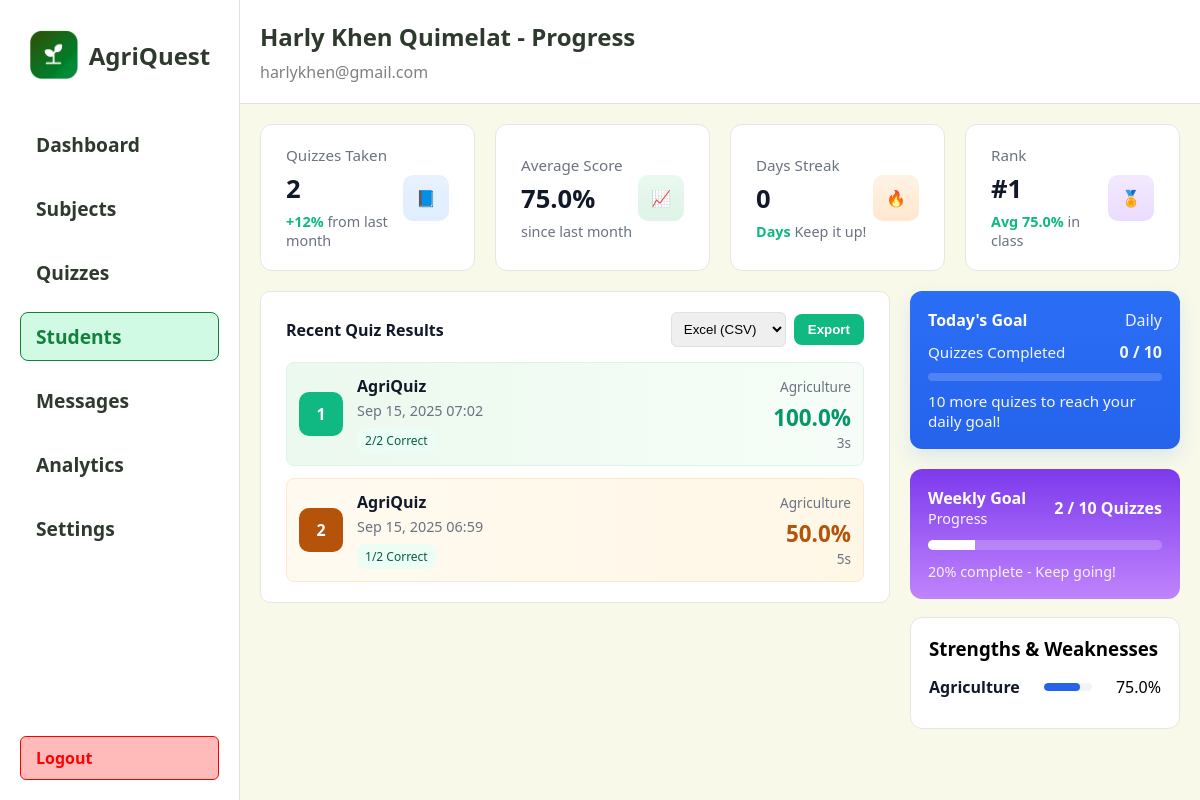
Page /teacher/student/1 on the earlier database version.
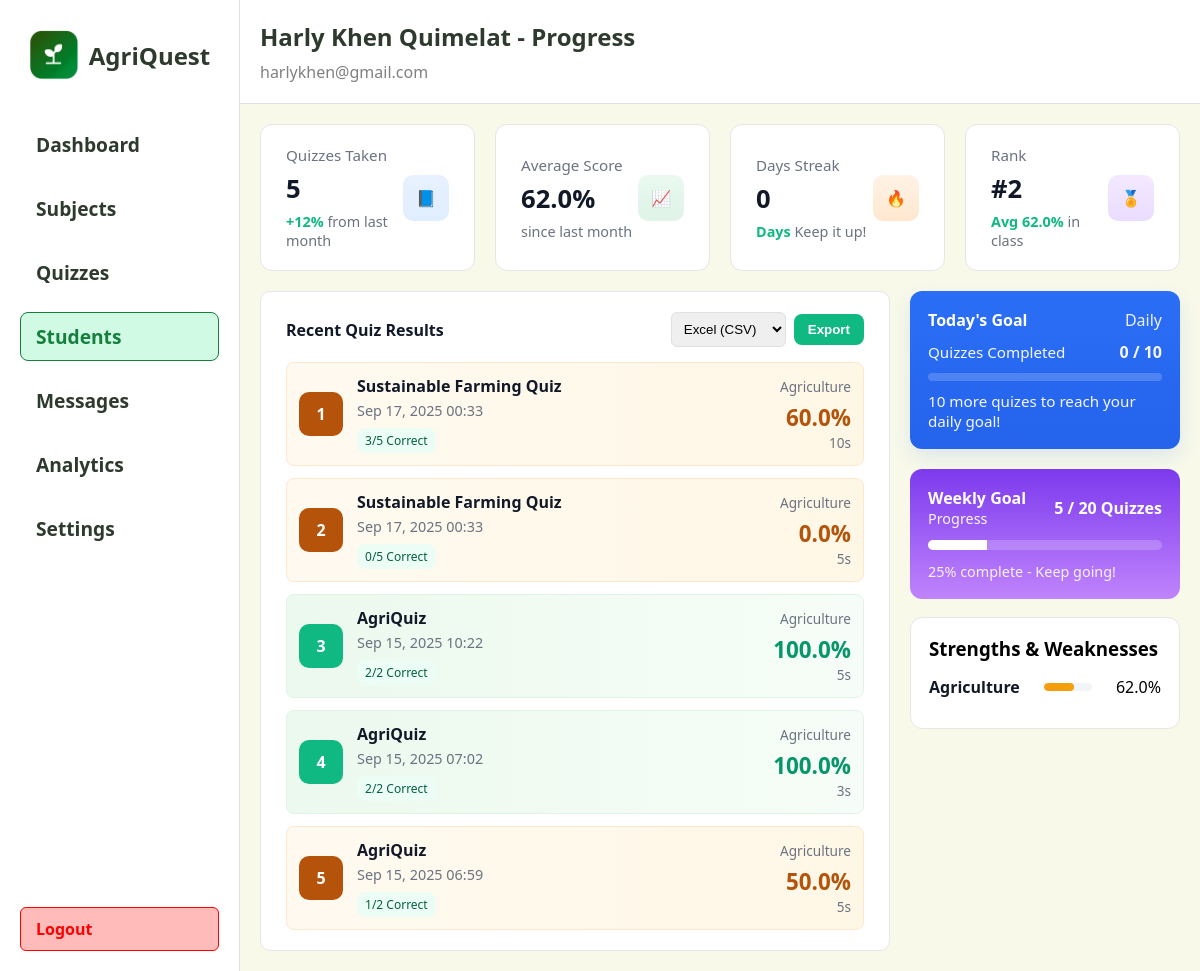
Same page on the later database version.
### app/models.py (models this page shows)
class QuizAttempt(db.Model):
	id = db.Column(db.Integer, primary_key=True)
	quiz_id = db.Column(db.Integer, db.ForeignKey('quiz.id'), nullable=False)
	student_id = db.Column(db.Integer, db.ForeignKey('student.id'), nullable=False)
	started_at = db.Column(db.DateTime, nullable=False, default=db.func.now())
	completed_at = db.Column(db.DateTime, nullable=True)
	score = db.Column(db.Integer, nullable=True)
	percent = db.Column(db.Float, nullable=True)
	time_taken_seconds = db.Column(db.Integer, nullable=True)
	answers = db.relationship('AttemptAnswer', backref='attempt', cascade='all, delete-orphan', lazy=True)
	quiz = db.relationship('Quiz', backref=db.backref('attempts', cascade='all, delete-orphan'), lazy=True)

class Quiz(db.Model):
	id = db.Column(db.Integer, primary_key=True)
	title = db.Column(db.String(200), nullable=False)
	description = db.Column(db.Text)
	time_limit = db.Column(db.Integer, default=0)  # minutes
	difficulty = db.Column(db.String(50))
	teacher_id = db.Column(db.Integer, db.ForeignKey('teacher.id'), nullable=True)
	subject_id = db.Column(db.Integer, db.ForeignKey('subject.id'), nullable=True)
	questions = db.relationship('Question', backref='quiz', cascade='all, delete-orphan', lazy=True)
	created_at = db.Column(db.DateTime, nullable=False, default=db.func.now())

class Subject(db.Model):
	id = db.Column(db.Integer, primary_key=True)
	name = db.Column(db.String(120), unique=True, nullable=False)
	code = db.Column(db.String(20), unique=True)
	description = db.Column(db.Text)
	category = db.Column(db.String(50))
	grade_level = db.Column(db.String(20))
	quizzes = db.relationship('Quiz', backref='subject', lazy=True)

### app/routes.py (the view)
@main.route('/teacher/student/<int:student_id>')
def teacher_view_student(student_id):
    student = Student.query.filter_by(id=student_id).first()
    if not student:
        flash('Student not found.', 'error')
        return redirect(url_for('main.teacher_students'))
    attempts = (
        QuizAttempt.query.filter_by(student_id=student_id)
        .order_by(QuizAttempt.completed_at.desc())
        .limit(25)
        .all()
    )
    quizzes = (
        QuizAttempt.query.filter(QuizAttempt.student_id == student_id, QuizAttempt.completed_at != None)
        .order_by(QuizAttempt.completed_at.desc())
        .limit(10)
        .all()
    )
    quizzes_taken = QuizAttempt.query.filter(QuizAttempt.student_id == student_id, QuizAttempt.completed_at != None).count()
    avg_score = None
    try:
        avg_val = db.session.query(func.avg(QuizAttempt.percent)).filter(QuizAttempt.student_id == student_id, QuizAttempt.completed_at != None, QuizAttempt.percent != None).scalar()
        if avg_val is not None:
            avg_score = round(float(avg_val), 1)
    except Exception:
        avg_score = None
    days_streak = 0
    try:
        attempts_dates = (
            QuizAttempt.query.filter(QuizAttempt.student_id == student_id, QuizAttempt.completed_at != None)
            .with_entities(QuizAttempt.completed_at)
            .order_by(QuizAttempt.completed_at.desc())
            .all()
        )
        completed_dates = set()
        for (dt,) in attempts_dates:
            if dt:
                try:
                    completed_dates.add(dt.date())
                except Exception:
                    continue
        today = datetime.utcnow().date()
        cur = today
        streak = 0
        while cur in completed_dates:
            streak += 1
            cur = cur - timedelta(days=1)
        days_streak = streak
    except Exception:
        days_streak = 0
    current_student_rank = None
    current_student_avg = None
    try:
        averages = (
            db.session.query(
                Student.id.label('student_id'),
                func.avg(QuizAttempt.percent).label('avg_percent')
            )
            .join(QuizAttempt, QuizAttempt.student_id == Student.id)
            .filter(QuizAttempt.completed_at != None, QuizAttempt.percent != None)
            .group_by(Student.id)
            .order_by(func.avg(QuizAttempt.percent).desc())
            .all()
        )
        last_score = None
        dense_rank = 0
        for row in averages:
            avg = float(row.avg_percent) if row.avg_percent is not None else 0.0
            if last_score is None or avg != last_score:
                dense_rank += 1
            last_score = avg
            if row.student_id == student_id:
                current_student_rank = dense_rank
                current_student_avg = round(avg, 1)
                break
    except Exception:
        current_student_rank = None
        current_student_avg = None
    dg = student.daily_goal if student and getattr(student, 'daily_goal', None) is not None else 1
    dc = QuizAttempt.query.filter(QuizAttempt.student_id == student_id, QuizAttempt.completed_at != None, QuizAttempt.completed_at >= (datetime.utcnow() - timedelta(days=1))).count()
    try:
        weekly_goal_total = 5
        if student and getattr(student, 'weekly_goal', None) is not None:
            try:
                weekly_goal_total = int(student.weekly_goal)
            except Exception:
                weekly_goal_total = 5
        now = datetime.utcnow()
        week_start = now - timedelta(days=7)
        weekly_goal_completed = QuizAttempt.query.filter(QuizAttempt.student_id == student_id, QuizAttempt.completed_at != None, QuizAttempt.completed_at >= week_start).count()
        weekly_goal_percent = int((weekly_goal_completed / weekly_goal_total) * 100) if weekly_goal_total > 0 else 0
        if weekly_goal_percent > 100:
            weekly_goal_percent = 100
        weekly_goal_message = "Keep going!" if weekly_goal_percent < 100 else "Goal reached \u2014 great job!"
    except Exception:
        weekly_goal_total = 5
        weekly_goal_completed = 0
        weekly_goal_percent = 0
        weekly_goal_message = "Weekly progress unavailable"
    subject_strengths = []
    try:
        rows = (
            db.session.query(
                Subject.id.label('subject_id'),
                Subject.name.label('subject_name'),
                func.avg(QuizAttempt.percent).label('avg_percent'),
                func.count(QuizAttempt.id).label('attempts_count')
            )
            .join(Quiz, Quiz.subject_id == Subject.id)
            .join(QuizAttempt, QuizAttempt.quiz_id == Quiz.id)
            .filter(QuizAttempt.student_id == student_id, QuizAttempt.completed_at != None, QuizAttempt.percent != None)
            .group_by(Subject.id)
            .order_by(func.avg(QuizAttempt.percent).desc())
            .all()
        )
        for r in rows:
            subject_strengths.append({
                'id': r.subject_id,
                'name': r.subject_name,
                'avg_percent': round(float(r.avg_percent), 1) if r.avg_percent is not None else 0.0,
                'attempts': int(r.attempts_count),
            })
    except Exception:
        subject_strengths = []
    return render_template('partials/view_student.html', quizzes=quizzes, daily_goal=dg, daily_completed=dc, quizzes_taken=quizzes_taken, avg_score=avg_score, days_streak=days_streak, current_student_rank=current_student_rank, current_student_avg=current_student_avg, student=student, weekly_goal_total=weekly_goal_total, weekly_goal_completed=weekly_goal_completed, weekly_goal_percent=weekly_goal_percent, weekly_goal_message=weekly_goal_message, subject_strengths=subject_strengths)

### app/templates/partials/view_student.html (shortened to what the changed rows need)
<!DOCTYPE html>
<html lang="en">
  <head>
  </head>
  <body>
    <div class="right">
      <div class="stats">
    <div class="total-quizzes">
          <div class="stat-left">
            <div class="stat-title">Quizzes Taken</div>
      <div class="stat-value">{{ quizzes_taken if quizzes_taken is not none else 0 }}</div>
            <div class="stat-delta">
              +12%
              <span style="color: #6b7280; font-weight: 500"
                >from last month</span
              >
            </div>
          </div>
        </div>
        <div class="active-subjects">
          <div class="stat-left">
            <div class="stat-title">Average Score</div>
            <div class="stat-value">{% if avg_score is not none %}{{ avg_score }}%{% else %}N/A{% endif %}</div>
            <div class="stat-delta" style="color: #10b981">
              {% if avg_score is not none %}
                {% set improvement = '' %}
                <span style="color: #6b7280; font-weight: 500">since last month</span>
              {% else %}
                <span style="color: #6b7280; font-weight: 500">No scores yet</span>
              {% endif %}
            </div>
          </div>
        </div>
        <div class="avg-score">
          <div class="stat-left">
            <div class="stat-title">Rank</div>
            <div class="stat-value">{% if current_student_rank %}#{{ current_student_rank }}{% else %}—{% endif %}</div>
            <div class="stat-delta" style="color: #10b981">
              {% if current_student_avg is not none %}Avg {{ current_student_avg }}%{% else %}No score yet{% endif %}
              <span style="color: #6b7280; font-weight: 500">in class</span>
            </div>
          </div>
        </div>
      </div>
      <div class="section">
        <div class="section-left">
          <div class="available-quizzes">
              <div class="result-list">
                {% if quizzes and quizzes|length > 0 %}
                  {% for a in quizzes %}
                    {% set q = a.quiz %}
                    <div class="result-item {{ 'green' if a.percent and a.percent >= 85 else ('blue' if a.percent and a.percent >= 70 else 'yellow') }}">
                      <div class="result-icon {{ 'green' if a.percent and a.percent >= 85 else ('blue' if a.percent and a.percent >= 70 else 'yellow') }}">{{ loop.index }}</div>
                      <div class="result-meta">
                        <div class="result-title">{{ q.title if q else 'Quiz #' ~ a.quiz_id }}</div>
                        <div class="result-sub">{{ a.completed_at.strftime('%b %d, %Y %H:%M') if a.completed_at else 'In progress' }}</div>
                        <div class="result-pill">{{ a.score if a.score is not none else '?' }}/{{ q.questions|length if q else '?' }} Correct</div>
                      </div>
                      <div class="result-score">
                        {% if q and q.subject %}
                          <div style="font-size:0.85rem; color:#6b7280; margin-bottom:6px; text-align:right;">{{ q.subject.name }}</div>
                        {% endif %}
                        {% if a.percent is not none %}
                          {% if a.percent >= 85 %}
                            <div class="pct" style="color:#059669;">{{ ('%.1f' % a.percent) }}%</div>
                          {% elif a.percent >= 70 %}
                            <div class="pct" style="color:#2563eb;">{{ ('%.1f' % a.percent) }}%</div>
                          {% else %}
                            <div class="pct" style="color:#b45309;">{{ ('%.1f' % a.percent) }}%</div>
                          {% endif %}
                        {% else %}
                          <div class="pct">—%</div>
                        {% endif %}
                        <div class="label">{{ (a.time_taken_seconds ~ 's') if a.time_taken_seconds else '' }}</div>
                      </div>
                    </div>
                  {% endfor %}
                {% endif %}
              </div>
          </div>
        </div>
        <div class="section-right">
            {% set dg = daily_goal if daily_goal is not none else 1 %}
            {% set dc = daily_completed if daily_completed is not none else 0 %}
            {% set dg_safe = dg if dg > 0 else 0 %}
            {% if dg_safe and dg_safe > 0 %}
              {% set pct = (dc * 100 / dg_safe)|round(0) if dg_safe > 0 else 0 %}
            {% else %}
              {% set pct = 0 %}
            {% endif %}
          <div class="weekly-goal card">
            <div class="meta">
              <div>
                <div style="font-weight:700;">Weekly Goal</div>
                <div style="font-size:0.9rem; opacity:0.95;">Progress</div>
              </div>
              <div style="font-weight:700;">{{ weekly_goal_completed }} / {{ weekly_goal_total }} Quizzes</div>
            </div>
            <div class="progress" style="--pct: {{ weekly_goal_percent }};"><i></i></div>
            <div style="font-size:0.9rem; opacity:0.9;">{{ weekly_goal_percent }}% complete - {{ weekly_goal_message }}</div>
          </div>
          <div class="strengths card" style="margin-top:12px;">
            {% if subject_strengths and subject_strengths|length > 0 %}
              {% for s in subject_strengths %}
                {% set pct = s.avg_percent if s.avg_percent is not none else 0 %}
                {% set pct_int = pct|int %}
                {% if pct >= 85 %}
                  {% set color = '#10b981' %}
                {% elif pct >= 70 %}
                  {% set color = '#2563eb' %}
                {% elif pct >= 50 %}
                  {% set color = '#f59e0b' %}
                {% else %}
                  {% set color = '#ef4444' %}
                {% endif %}
                <div class="strength-row">
                  <div class="label">{{ s.name }}</div>
                  <div class="bar" style="--pct: {{ pct_int }}; --bar-color: {{ color }};"><i></i></div>
                  <div style="min-width:36px; text-align:right;">{{ '%.1f'|format(pct) }}%</div>
                </div>
              {% endfor %}
            {% else %}
              <div style="color:#6b7280;">No subject data yet. Take quizzes across subjects to see your strengths here.</div>
            {% endif %}
          </div>
        </div>
      </div>
    </div>
  </body>
</html>

Differences in the rows shown:
added QuizAttempt: completed_at "Sep 17, 2025 00:33", score "3", questions|length "5", {{ q.subject.name }} "Agriculture", percent "60.0", time_taken_seconds "10s"
added Quiz: title "Sustainable Farming Quiz"
computed for Subject "Agriculture": pct "75.0" → "62.0"
added QuizAttempt: completed_at "Sep 17, 2025 00:33", score "0", questions|length "5", {{ q.subject.name }} "Agriculture", percent "0.0", time_taken_seconds "5s"
added QuizAttempt: {{ q.title if q else 'Quiz #' ~ a.quiz_id }} "AgriQuiz", completed_at "Sep 15, 2025 10:22", score "2", questions|length "2", {{ q.subject.name }} "Agriculture", percent "100.0", time_taken_seconds "5s"
Other differences:
{{ quizzes_taken if quizzes_taken is not none else 0 }}: "2" → "5"
{{ avg_score }}: "75.0" → "62.0"
{{ current_student_rank }}: "1" → "2"
{{ current_student_avg }}: "75.0" → "62.0"
{{ weekly_goal_completed }}: "2" → "5"
{{ weekly_goal_total }}: "10" → "20"
{{ weekly_goal_percent }}: "20" → "25"
